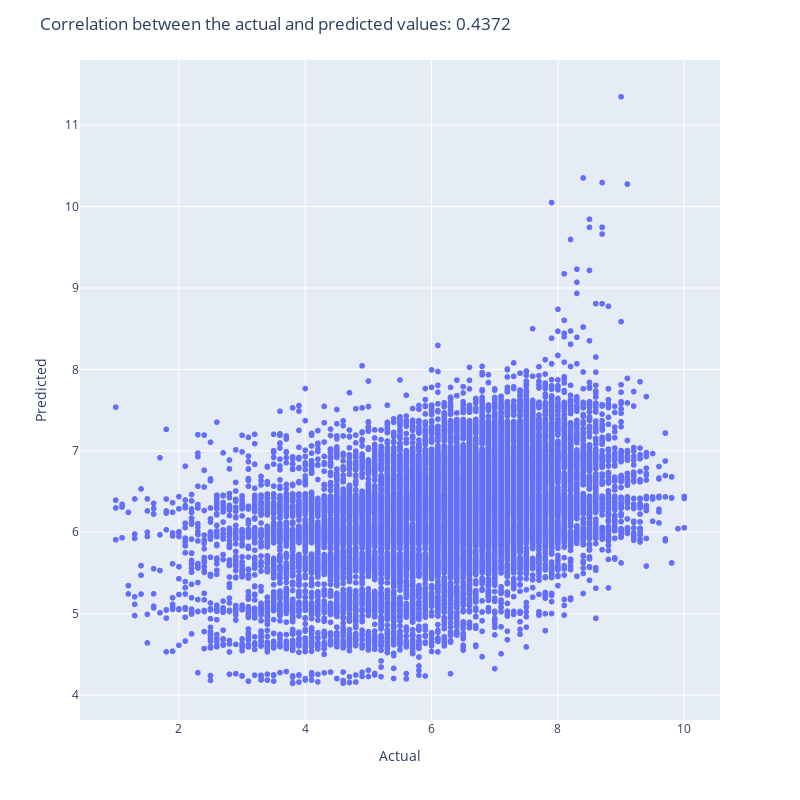

The notebook cell this image was saved under:
### Code cell
elastic_params = {'l1_ratio':np.linspace(0.1, 1, 10), 'cv':5}
elastic_mse, elastic_pred, elastic = functions.regression_scale_fit_mse(ElasticNetCV, elastic_params, X_train, y_train, X_test, y_test)
functions.draw_actual_vs_predicted(y_test, elastic_pred)

### Figure 1 — Plotly figure (JSON) as saved in the notebook; plotly's stock layout.template omitted (floating-point values rounded to 4 significant figures; data arrays with more than 128 entries replaced by an {"elided": "..."} marker saying what was removed)
{"data": [{"hovertemplate": "x=%{x}<br>y=%{y}<extra></extra>", "legendgroup": "", "marker": {"color": "#636efa", "symbol": "circle"}, "mode": "markers", "name": "", "showlegend": false, "type": "scattergl", "x": {"elided": "23123 float values"}, "xaxis": "x", "y": {"elided": "23123 float values"}, "yaxis": "y"}], "layout": {"height": 800, "legend": {"tracegroupgap": 0}, "margin": {"t": 60}, "title": {"text": "Correlation between the actual and predicted values: 0.4372"}, "width": 800, "xaxis": {"anchor": "y", "domain": [0, 1], "title": {"text": "Actual"}}, "yaxis": {"anchor": "x", "domain": [0, 1], "title": {"text": "Predicted"}}}}
